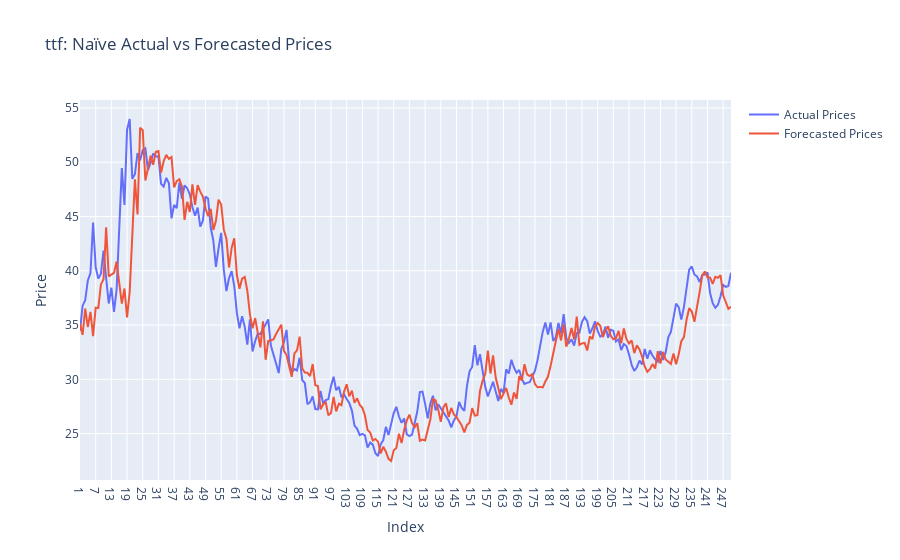

The notebook cell this image was saved under:
### Code cell
%R -o hub1_forecast_comparison
%R -o hub1_name

actual_trace = go.Scatter(
    x=hub1_forecast_comparison.index,
    y=hub1_forecast_comparison['Actual'],
    mode='lines',
    name='Actual Prices'
)

forecasted_trace = go.Scatter(
    x=hub1_forecast_comparison.index,
    y=hub1_forecast_comparison['Forecasted'],
    mode='lines',
    name='Forecasted Prices'
)

# Create the plot
layout = go.Layout(
    title= hub1_name.item() + ': Naïve Actual vs Forecasted Prices',
    xaxis=dict(title='Index'),
    yaxis=dict(title='Price'),
)

fig = go.Figure(data=[actual_trace, forecasted_trace], layout=layout)
fig.show()

### Figure 1 — Plotly figure (JSON) as saved in the notebook; plotly's stock layout.template omitted (floating-point values rounded to 4 significant figures; data arrays with more than 128 entries replaced by an {"elided": "..."} marker saying what was removed)
{"data": [{"mode": "lines", "name": "Actual Prices", "type": "scatter", "x": {"elided": "250 str values"}, "y": {"elided": "250 float values"}}, {"mode": "lines", "name": "Forecasted Prices", "type": "scatter", "x": {"elided": "250 str values"}, "y": {"elided": "250 float values"}}], "layout": {"title": {"text": "ttf: Naïve Actual vs Forecasted Prices"}, "xaxis": {"title": {"text": "Index"}}, "yaxis": {"title": {"text": "Price"}}}}
